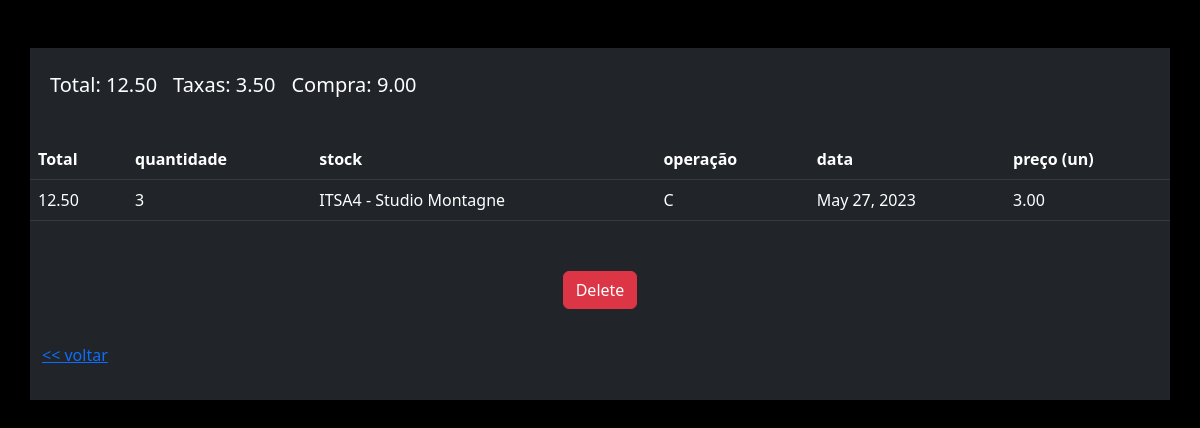
Page /my_wallet/3/ (signed in) on the earlier database version.
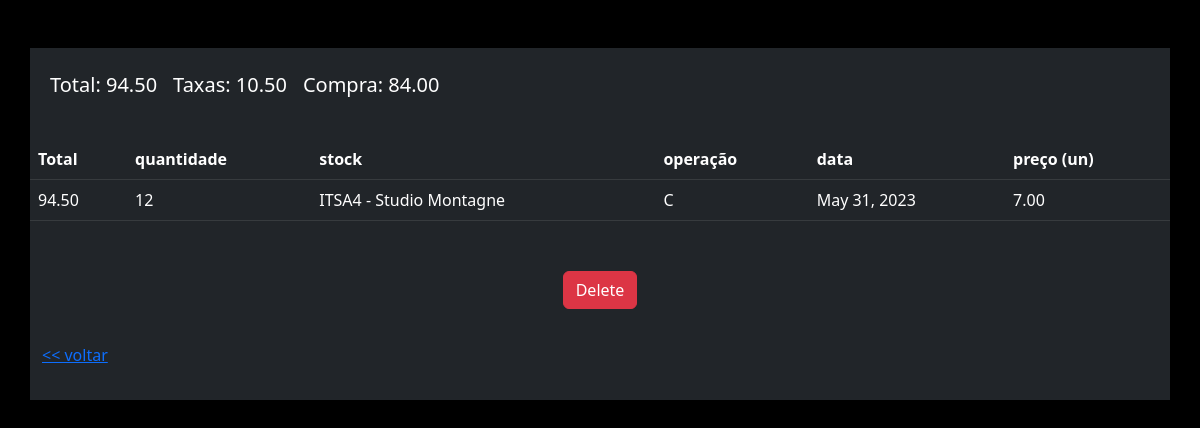
Same page on the later database version.
### my_wallet/models.py (models this page shows, shortened)
class Transaction(models.Model):
    data = models.DateField("created")
    stock = models.ForeignKey(Stock, on_delete=models.SET_NULL, null=True)
    quantidade_de_acoes = models.PositiveIntegerField()
    preco_unitario = models.DecimalField(
        max_digits=10, decimal_places=2, validators=[MinValueValidator(0)])
    OPERATIONS = (
        ('C', 'Compra'),
        ('V', 'Venda'),
    )
    operacao = models.CharField(max_length=1, choices=OPERATIONS)
    corretagem = models.DecimalField(
        max_digits=10, decimal_places=2, validators=[MinValueValidator(0)])
    Investidor = models.ForeignKey(Investidor, on_delete=models.CASCADE)
    def valor_de_compra(self):
        return self.quantidade_de_acoes * self.preco_unitario
    def taxas_totais(self):
        return self.corretagem + Decimal('1.5')
    def valor_total(self):
        v = self.quantidade_de_acoes * self.preco_unitario
        t = self.corretagem + Decimal('1.5')
        if (self.operacao == "C"):
            print
            return (v + t)
        else:
            return (v - t)

class Stock(models.Model):
    codigo = models.CharField(max_length=6)
    empresa_nome = models.CharField(max_length=100, default='No especified')
    cnpj = models.CharField(max_length=100)
    def __str__(self) -> str:
        return "{} - {}".format(self.codigo, self.empresa_nome)

### my_wallet/views.py (the view)
# urls.py: path('<int:transaction>/', views.detail, name='detail'),
@login_required
def detail(request, transaction: int):
    try:
        transaction_req = Transaction.objects.get(pk=transaction)
        context = {
            'transaction_req': transaction_req,
        }
    except Transaction.DoesNotExist:
        raise Http404("Question does not exist")
    return render(request, template_name='my_wallet/detalhe.html', context=context)

### my_wallet/templates/my_wallet/detalhe.html (shortened to what this page needs)
<!DOCTYPE html>
{% load static %}
<html lang="en">
<head>
    <link href="https://cdn.jsdelivr.net/npm/bootstrap@5.3.0-alpha3/dist/css/bootstrap.min.css" rel="stylesheet"
>
    <link rel="stylesheet" href="{% static 'my_wallet/css/shared.css' %}">
</head>
<body>
    <section class="vh-100 base_background">
        <div class="container py-5 h-100">
            <div class="row d-flex justify-content-center align-items-center h-50 bg-dark">
                <div class=".justify-content-center d-flex flex-row">
                    <h5 class="text-white" style="margin: 0.5rem;"> Total: {{ transaction_req.valor_total }}</h5>
                    <h5 class="text-white" style="margin: 0.5rem;"> Taxas: {{ transaction_req.taxas_totais }}</h5>
                    <h5 class="text-white" style="margin: 0.5rem;"> Compra: {{ transaction_req.valor_de_compra }}</h5>
                </div>
                <table class="table table-dark">
                    <tr>
                        <th scope="col">Total</th>
                        <th scope="col">quantidade</th>
                        <th scope="col">stock</th>
                        <th scope="col">operação</th>
                        <th scope="col">data</th>
                        <th scope="col">preço (un)</th>
                    </tr>
                    <tr>
                        <td>{{ transaction_req.valor_total }}</td>
                        <td>{{ transaction_req.quantidade_de_acoes }}</td>
                        <td>{{ transaction_req.stock }}</td>
                        <td>{{ transaction_req.operacao }}</td>
                        <td>{{ transaction_req.data }}</td>
                        <td>{{ transaction_req.preco_unitario }}</td>
                    </tr>
                </table>
                <div class="d-flex justify-content-center">
                    <form method="POST" action="{% url 'delete_transaction' transaction_req.id %}">
                        <button type="submit" class="btn btn-danger">Delete</button>
                    </form>
                </div>
                <p>
                    <a href="{% url 'transactions'%}">
                        << voltar</a>
                </p>
            </div>
        </div>
    </section>
</body>
</html>

Differences in the rows shown:
changed Transaction "ITSA4 - Studio Montagne": valor_total "12.50" → "94.50"; taxas_totais "3.50" → "10.50"; valor_de_compra "9.00" → "84.00"; quantidade_de_acoes "3" → "12"; data "May 27, 2023" → "May 31, 2023"; preco_unitario "3.00" → "7.00"
